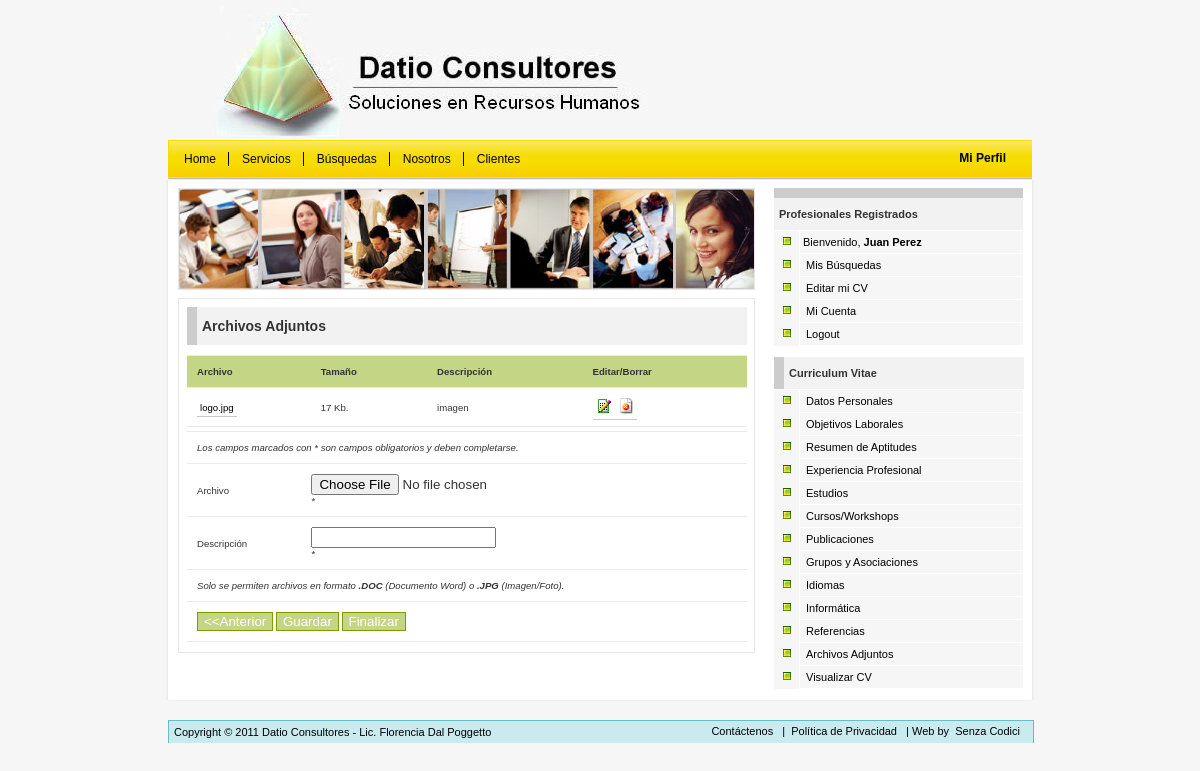
The app's page /attach.php (signed in) with its own data.
### tables this page shows
CREATE TABLE `attachment` (
  `id` int(11) NOT NULL AUTO_INCREMENT,
  `applicantid` int(11) NOT NULL,
  `blobTitle` varchar(50) DEFAULT NULL,
  `blobData` mediumblob,
  `blobType` varchar(50) DEFAULT NULL,
  `fileName` varchar(50) DEFAULT NULL,
  PRIMARY KEY (`id`) USING BTREE,
  UNIQUE KEY `id` (`id`) USING BTREE
);

### includes/queryfunctions.php (called while the page is built, shortened)
<?php
function query($strsql,$conn)
{
	$rs = mysql_query($strsql,$conn);
	return $rs;
}
function fetch_object($rs)
{
	return mysql_fetch_object($rs);
}
?>

### attach.php (the view, shortened to what this page needs)
<?php
include_once('includes/queryfunctions.php');
include_once('includes/functions.php');
$conn = db_connect();
?>
</div>
<div id="content" >
<div id="contentdiv">
<div id="searchtable" >
<img src="images/people.jpg" alt="people" width="575" height="100" border="0" />
</div>
<div id="list">
<h2 class="title-bar">Archivos Adjuntos</h2>
<p class="Lastnews">
<?php
	$querystr="SELECT id,blobtitle,filename, LENGTH(blobdata) AS blobsize FROM attachment
		WHERE attachment.applicantid =  $_SESSION[userid]
		ORDER BY filename ASC";
	$results=query($querystr,$conn);
	echo "<table border=\"0\" width=\"100%\">";
	echo "<tr class=\"boldtext\"><td>Archivo</td><td>Tama&ntilde;o</td><td>Descripci&oacute;n</td><td>Editar/Borrar</td></tr>";
	while ($ref = fetch_object($results)){
		$j++;
		if($j%2==1){
			echo "<tr id=\"row$j\">";
		}else{
			echo "<tr id=\"row$j\" class=\"odd\">";
		}
			echo "<td align=\"left\"><a href=\"attach.php?search=$ref->id&action=Download\">$ref->filename</a></td>
				<td align=\"left\">". floor($ref->blobsize/1024) ." Kb.</td>
				<td align=\"left\">$ref->blobtitle</td>
				<td align=\"left\"><a name=\"editattachment\" href=\"attach.php?search=$ref->id&action=Find\"><img src=\"images/edit.gif\" alt=\"Editar\" border=\"0\" width=\"16\" height=\"16\"/></a>";
			echo "<a name=\"deleteattachment\" href=\"attach.php?search=$ref->id&action=Delete\" onClick=\"Javascript:return confirm('Confirma que desea Borrar el Registro?','Confirmar Eliminar')\"><img src=\"images/delete.gif\" alt=\"Borrar\" border=\"0\" width=\"16\" height=\"16\"/></a></td>
			</tr>";
	}
	echo "</table>";
?>
<form action="attach.php" method="post" name="attach" id="attach" enctype="multipart/form-data">
<table border="0" width="100%">
    <tr>
      <td colspan="2"><em>Los campos marcados con <span class="warn">*</span> son campos obligatorios y deben completarse.</em></td>
    </tr>
    <tr>
      <td>Archivo</td>
      <td><input type="file" name="fileattach" />
        <div id="inf_file" class="warn">* </div></td>
    </tr>
    <tr>
      <td>Descripci&oacute;n</td>
      <td><input type="text" name="filedesc" value="<? echo $attachment->blobtitle; ?>" />
        <div id="inf_desc" class="warn">* </div></td>
    </tr>
    <tr>
      <td colspan="2"><em>Solo se permiten archivos en formato <b>.DOC</b> (Documento Word) o <b>.JPG</b> (Imagen/Foto).</em></td>
    </tr>
    <tr align="center">
      <td colspan="2"><input type="submit" name="submit" value="&lt;&lt;Anterior" class="button"/>
        <input type="submit" name="submit" value="<?php echo $_GET["action"]=="Find" ? "Actualizar" : "Guardar"; ?>" onclick="return validateOnSubmit();" class="button"/>
        <input type="submit" name="submit" value="Finalizar" class="button" onClick="return confirm('Desea continuar sin guardar los cambios?','Confirmar Continuar');" />
		</td>
    </tr>
</table>
</form>
</p>
</div>
</div>
</div>

### css/jobsite-style.css (style rules this page uses)
body { background-color:#f6f6f6; margin: 0; }
#content { background-image:url(../images/background.gif); background-repeat:repeat-y; background-position:center; width:872px; margin-left: auto; margin-right: auto; overflow: auto; }
table { font: 75% Verdana, Arial, Helvetica, sans-serif, sans-serif; padding: 0; margin-left: 8px; margin-top:0px; margin-bottom:4px; width:560px; border-collapse: collapse; color: #333; background: #F3F5F7; }
table a { color: #3A4856; text-decoration: none; border-bottom: 1px solid #C6C8CB; }
table tbody td, table tbody th { padding: 10px; border-left:none; border-right:none; border-top:1px solid #eaeaea; text-align: left; font-size:13px; }
table tbody tr { background: #Fff; }
table tbody tr.boldtext { font-weight:bold; background: #c5d586; }
h2.title-bar { margin:8px; margin-bottom:1px; width:230px; padding:5px; font-weight:bold; font-size:1.1em; line-height:2.0em; color:#333; background:#f2f2f2 ; border:1px solid #ccc; border-width:0 0 0 10px; font-family:Verdana, Arial, Helvetica, sans-serif; font-size:11px; display:block; }
#list table td { font-size:0.8em; }
#list { float:left; background-color:#fff; border:1px solid #e7e7e7; padding:0px; margin-left:14px; margin-top:8px; margin-bottom:10px; width:575px; }
#list h2 { font-family:Verdana, Arial, Helvetica, sans-serif; font-size:14px; width:540px; }
#list p { margin-left:10px; padding-left:10px; padding-right:10px; margin-top:10px; margin-bottom:10px; font-family:Verdana, Arial, Helvetica, sans-serif; font-size:11px; }
#searchtable { float:left; background-color:#f2f2f2; border:1px solid #e7e7e7; margin-left:14px; margin-top:8px; width:575px; height:100px; }
input.button { border:1px solid #7c9c00; background-color:#c5d586; color:#FFFFFF; padding:0.09em -0.5em; font-family:Verdana, Arial, Helvetica, sans-serif; }
a:link { color: #000; padding:3px; text-decoration: none; }

### records on screen
attachment: fileName "logo.jpg", blobsize "17", blobTitle "imagen"

### other values on screen
$_SESSION["user"] "Juan Perez"
$titulo "Curriculum Vitae"
WEBSITE_NAME "Datio Consultores"
WEBSITE_CONTACT "Lic. Florencia Dal Poggetto"
